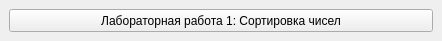
<?xml version="1.0" encoding="UTF-8"?>
<ui version="4.0">
 <class>MainWindow</class>
 <widget class="QMainWindow" name="MainWindow">
  <property name="geometry">
   <rect>
    <x>0</x>
    <y>0</y>
    <width>442</width>
    <height>41</height>
   </rect>
  </property>
  <property name="windowTitle">
   <string>Окно выбора лабораторной работы</string>
  </property>
  <widget class="QWidget" name="centralwidget">
   <layout class="QVBoxLayout" name="verticalLayout">
    <item>
     <widget class="QPushButton" name="pushButton">
      <property name="sizePolicy">
       <sizepolicy hsizetype="Minimum" vsizetype="Preferred">
        <horstretch>0</horstretch>
        <verstretch>0</verstretch>
       </sizepolicy>
      </property>
      <property name="text">
       <string>Лабораторная работа 1: Сортировка чисел</string>
      </property>
     </widget>
    </item>
   </layout>
  </widget>
 </widget>
 <resources/>
 <connections/>
</ui>
